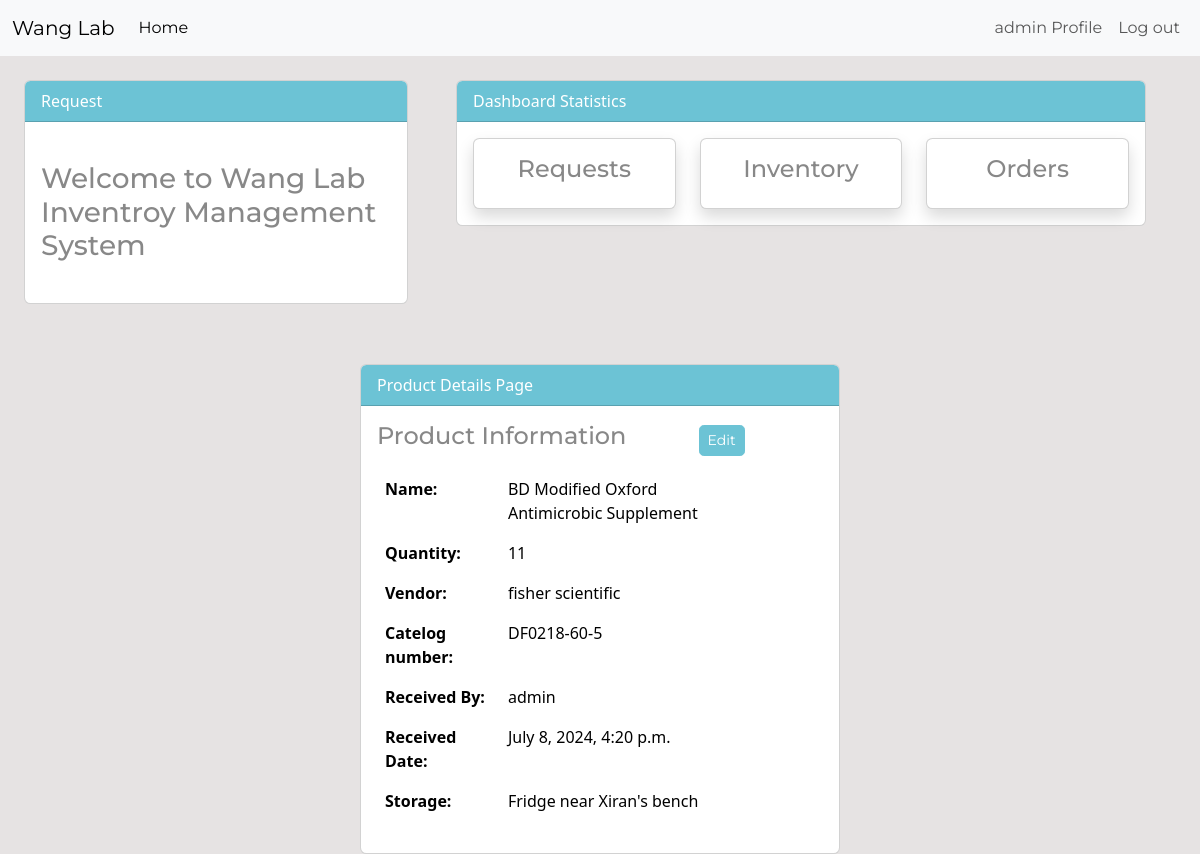
/inventory/detail/1/ (signed in), run on the app's committed database.
### dashboard/models.py (models this page shows, shortened)
class Inventory(models.Model):
    name = models.CharField(max_length=300, null=True)
    catelogNumber = models.CharField(max_length=50, null=True)
    quantity = models.PositiveBigIntegerField(null=True)
    vendor = models.CharField(max_length= 100, null = True)
    receivedBy = models.CharField(max_length=100, null= True)
    storage = models.TextField(null = True)
    receivedDate = models.DateTimeField(auto_now=True, null = True)

### dashboard/views.py (the view)
# urls.py: path('inventory/detail/<int:pk>/', views.product_detail, name = 'dashboard-product-detail'),
@login_required(login_url='user-login')
def product_detail(request,pk):
    item = Inventory.objects.get(id = pk)
    context = {
        'item' : item
    }
    return render(request,'dashboard/product_detail.html', context)

### templates/dashboard/product_detail.html (shortened to what this page needs)
{% extends 'partials/base.html' %}
{% block content %}
{% include 'partials/topnav.html' %}
<div class="card-wrapper">
    <div class="card product-detail-card">
        <div class="card-header bg-info text-white">
            Product Details Page
        </div>
        <div class="row p-3">
            <div class="col-md-10">
                <table class="table table-borderless product-detail-table">
                    <div class="product-info-header">
                        <span class="h4">Product Information</span>
                        <a class="btn btn-info btn-sm" href="{% url 'dashboard-product-update' item.id %}">Edit</a>
                    </div>
                    <tbody>
                        <tr>
                            <th>Name:</th>
                            <td>{{ item.name }}</td>
                        </tr>
                        <tr>
                            <th>Quantity:</th>
                            <td>{{ item.quantity }}</td>
                        </tr>
                        <tr>
                            <th>Vendor:</th>
                            <td>{{ item.vendor }}</td>
                        </tr>
                        <tr>
                            <th>Catelog number:</th>
                            <td>{{ item.catelogNumber}}</td>
                        </tr>
                        <tr>
                            <th>Received By:</th>
                            <td>{{ item.receivedBy }}</td>
                        </tr>
                        <tr>
                            <th>Received Date:</th>
                            <td>{{ item.receivedDate }}</td>
                        </tr>
                        <tr>
                            <th>Storage:</th>
                            <td>{{ item.storage }}</td>
                        </tr>
                    </tbody>
                </table>
            </div>
        </div>
    </div>
</div>
{% endblock%}

### templates/partials/nav.html (shortened to what this page needs)
<nav class="navbar navbar-expand-lg bg-body-tertiary">
	<div class="container-fluid">
		<a class="navbar-brand" href="#">Wang Lab</a>
		<div class="collapse navbar-collapse" id="navbarSupportedContent">
			{% if user.is_authenticated %}
			<ul class="navbar-nav me-auto mb-2 mb-lg-0">
				<li class="nav-item">
					<a
						class="nav-link active"
						aria-current="page"
						href="{% url 'dashboard-index' %}"
						>Home</a
					>
				</li>
			</ul>
			<ul class="navbar-nav ms-auto mb-2 mb-lg-0">
				<li class="nav-item">
					<a class="nav-link" href="#">{{ user.username }} Profile</a>
				</li>
				<li class="nav-item">
					<a class="nav-link" , href="{% url 'user-logout' %}">Log out</a>
				</li>
			</ul>
			{% endif %}
		</div>
	</div>
</nav>

### static/dashboard/style.css (style rules this page uses)
body { background: rgb(230, 227, 227); }

### templates/dashboard/product_detail.html (style rules this page uses)
.card-wrapper { display: flex; width:100%; justify-content: center; margin-top: 60px; }
.product-detail-card { width: 40%; }
.product-info-header { display: flex; justify-content: space-between; align-items: center; margin-bottom: 10px; }

### data on the page
Inventory: name "BD Modified Oxford Antimicrobic Supplement", quantity "11", vendor "fisher scientific", catelogNumber "DF0218-60-5", receivedBy "admin", receivedDate "July 8, 2024, 4:20 p.m.", storage "Fridge near Xiran's bench"

### other printed values
{{ user.username }} "admin"
